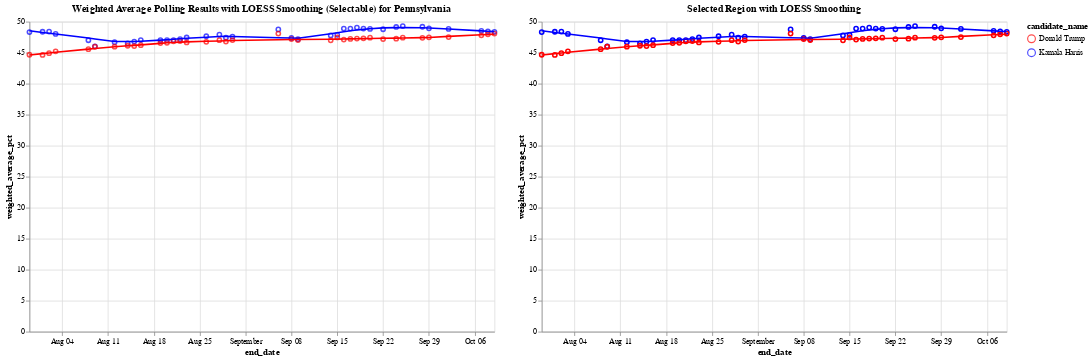

The cell this chart's notebook holds for it:
### Code cell
# Define the color scale for the two candidates
color_scale = alt.Scale(domain=['Donald Trump', 'Kamala Harris'], range=['red', 'blue'])

# Step 1: Create a selection brush for the horizontal axis (end_date)
brush = alt.selection_interval(encodings=['x'])  # Brush selection on the x-axis

# Step 2: Create the base chart with points and LOESS smoothing (Chart 1)
base = alt.Chart(df_weighted_averages).mark_point().encode(
    x='end_date:T',
    y='weighted_average_pct:Q',
    color=alt.Color('candidate_name:N', scale=color_scale)
)

loess = base.transform_loess(
    'end_date', 'weighted_average_pct', groupby=['candidate_name'], bandwidth=0.3
).mark_line()

chart1 = (base + loess).add_params(
    brush  # Add the brush selection to Chart 1
).properties(
    title='Weighted Average Polling Results with LOESS Smoothing (Selectable) for Pennsylvania',
    width=600,
    height=400
)

# Step 3: Create the side-by-side chart that will show the selected region with tooltip

# Apply the same selection filter to both points and LOESS in chart2
selected_points = base.encode(
    opacity=alt.condition(brush, alt.value(1), alt.value(0)),  # Highlight only selected points
    tooltip=['end_date:T', 'candidate_name:N', 'weighted_average_pct:Q']  # Add tooltip for points
).transform_filter(
    brush  # Filter by brush selection
)

# Apply LOESS smoothing for the selected range
selected_loess = alt.Chart(df_weighted_averages).transform_loess(
    'end_date', 'weighted_average_pct', groupby=['candidate_name'], bandwidth=0.3
).mark_line().encode(
    x='end_date:T',
    y='weighted_average_pct:Q',
    color=alt.Color('candidate_name:N', scale=color_scale),
    tooltip=['end_date:T', 'candidate_name:N', 'weighted_average_pct:Q']
).transform_filter(
    brush  # Filter the LOESS line by the brush selection
)

# Combine selected points and LOESS for the second chart
chart2 = (selected_points + selected_loess).properties(
    title='Selected Region with LOESS Smoothing',
    width=600,
    height=400
)

# Combine the two charts side by side
final_chart = alt.hconcat(chart1, chart2)

# Display the final chart
final_chart.show()

### Figure 1 — Vega-Lite specification as saved in the notebook (floating-point values rounded to 4 significant figures)
{"config": {"view": {"continuousWidth": 300, "continuousHeight": 300}}, "hconcat": [{"layer": [{"mark": {"type": "point"}, "encoding": {"color": {"field": "candidate_name", "scale": {"domain": ["Donald Trump", "Kamala Harris"], "range": ["red", "blue"]}, "type": "nominal"}, "x": {"field": "end_date", "type": "temporal"}, "y": {"field": "weighted_average_pct", "type": "quantitative"}}, "name": "view_3"}, {"mark": {"type": "line"}, "encoding": {"color": {"field": "candidate_name", "scale": {"domain": ["Donald Trump", "Kamala Harris"], "range": ["red", "blue"]}, "type": "nominal"}, "x": {"field": "end_date", "type": "temporal"}, "y": {"field": "weighted_average_pct", "type": "quantitative"}}, "transform": [{"loess": "weighted_average_pct", "on": "end_date", "bandwidth": 0.3, "groupby": ["candidate_name"]}]}], "height": 400, "title": "Weighted Average Polling Results with LOESS Smoothing (Selectable) for Pennsylvania", "width": 600}, {"layer": [{"mark": {"type": "point"}, "encoding": {"color": {"field": "candidate_name", "scale": {"domain": ["Donald Trump", "Kamala Harris"], "range": ["red", "blue"]}, "type": "nominal"}, "opacity": {"condition": {"param": "param_3", "value": 1}, "value": 0}, "tooltip": [{"field": "end_date", "type": "temporal"}, {"field": "candidate_name", "type": "nominal"}, {"field": "weighted_average_pct", "type": "quantitative"}], "x": {"field": "end_date", "type": "temporal"}, "y": {"field": "weighted_average_pct", "type": "quantitative"}}, "transform": [{"filter": {"param": "param_3"}}]}, {"mark": {"type": "line"}, "encoding": {"color": {"field": "candidate_name", "scale": {"domain": ["Donald Trump", "Kamala Harris"], "range": ["red", "blue"]}, "type": "nominal"}, "tooltip": [{"field": "end_date", "type": "temporal"}, {"field": "candidate_name", "type": "nominal"}, {"field": "weighted_average_pct", "type": "quantitative"}], "x": {"field": "end_date", "type": "temporal"}, "y": {"field": "weighted_average_pct", "type": "quantitative"}}, "transform": [{"loess": "weighted_average_pct", "on": "end_date", "bandwidth": 0.3, "groupby": ["candidate_name"]}, {"filter": {"param": "param_3"}}]}], "height": 400, "title": "Selected Region with LOESS Smoothing", "width": 600}], "data": {"name": "data-fdc072b30da30574fcf9ee4909322495"}, "params": [{"name": "param_3", "select": {"type": "interval", "encodings": ["x"]}, "views": ["view_3"]}], "$schema": "https://vega.github.io/schema/vega-lite/v5.20.1.json", "datasets": {"data-fdc072b30da30574fcf9ee4909322495": [{"end_date": "2024-10-09T00:00:00", "candidate_id": 16661, "candidate_name": "Kamala Harris", "weighted_average_pct": 48.37}, {"end_date": "2024-10-09T00:00:00", "candidate_id": 16651, "candidate_name": "Donald Trump", "weighted_average_pct": 48.09}, {"end_date": "2024-10-08T00:00:00", "candidate_id": 16661, "candidate_name": "Kamala Harris", "weighted_average_pct": 48.45}, {"end_date": "2024-10-08T00:00:00", "candidate_id": 16651, "candidate_name": "Donald Trump", "weighted_average_pct": 47.97}, {"end_date": "2024-10-07T00:00:00", "candidate_id": 16661, "candidate_name": "Kamala Harris", "weighted_average_pct": 48.53}, {"end_date": "2024-10-07T00:00:00", "candidate_id": 16651, "candidate_name": "Donald Trump", "weighted_average_pct": 47.8}, {"end_date": "2024-10-02T00:00:00", "candidate_id": 16661, "candidate_name": "Kamala Harris", "weighted_average_pct": 48.84}, {"end_date": "2024-10-02T00:00:00", "candidate_id": 16651, "candidate_name": "Donald Trump", "weighted_average_pct": 47.52}, {"end_date": "2024-09-29T00:00:00", "candidate_id": 16661, "candidate_name": "Kamala Harris", "weighted_average_pct": 48.94}, {"end_date": "2024-09-29T00:00:00", "candidate_id": 16651, "candidate_name": "Donald Trump", "weighted_average_pct": 47.48}, {"end_date": "2024-09-28T00:00:00", "candidate_id": 16661, "candidate_name": "Kamala Harris", "weighted_average_pct": 49.18}, {"end_date": "2024-09-28T00:00:00", "candidate_id": 16651, "candidate_name": "Donald Trump", "weighted_average_pct": 47.41}, {"end_date": "2024-09-25T00:00:00", "candidate_id": 16661, "candidate_name": "Kamala Harris", "weighted_average_pct": 49.3}, {"end_date": "2024-09-25T00:00:00", "candidate_id": 16651, "candidate_name": "Donald Trump", "weighted_average_pct": 47.43}, {"end_date": "2024-09-24T00:00:00", "candidate_id": 16661, "candidate_name": "Kamala Harris", "weighted_average_pct": 49.15}, {"end_date": "2024-09-24T00:00:00", "candidate_id": 16651, "candidate_name": "Donald Trump", "weighted_average_pct": 47.26}, {"end_date": "2024-09-22T00:00:00", "candidate_id": 16661, "candidate_name": "Kamala Harris", "weighted_average_pct": 48.78}, {"end_date": "2024-09-22T00:00:00", "candidate_id": 16651, "candidate_name": "Donald Trump", "weighted_average_pct": 47.2}, {"end_date": "2024-09-20T00:00:00", "candidate_id": 16661, "candidate_name": "Kamala Harris", "weighted_average_pct": 48.83}, {"end_date": "2024-09-20T00:00:00", "candidate_id": 16651, "candidate_name": "Donald Trump", "weighted_average_pct": 47.42}, {"end_date": "2024-09-19T00:00:00", "candidate_id": 16661, "candidate_name": "Kamala Harris", "weighted_average_pct": 48.9}, {"end_date": "2024-09-19T00:00:00", "candidate_id": 16651, "candidate_name": "Donald Trump", "weighted_average_pct": 47.32}, {"end_date": "2024-09-18T00:00:00", "candidate_id": 16661, "candidate_name": "Kamala Harris", "weighted_average_pct": 49.05}, {"end_date": "2024-09-18T00:00:00", "candidate_id": 16651, "candidate_name": "Donald Trump", "weighted_average_pct": 47.28}, {"end_date": "2024-09-17T00:00:00", "candidate_id": 16661, "candidate_name": "Kamala Harris", "weighted_average_pct": 48.89}, {"end_date": "2024-09-17T00:00:00", "candidate_id": 16651, "candidate_name": "Donald Trump", "weighted_average_pct": 47.22}, {"end_date": "2024-09-16T00:00:00", "candidate_id": 16661, "candidate_name": "Kamala Harris", "weighted_average_pct": 48.9}, {"end_date": "2024-09-16T00:00:00", "candidate_id": 16651, "candidate_name": "Donald Trump", "weighted_average_pct": 47.12}, {"end_date": "2024-09-15T00:00:00", "candidate_id": 16661, "candidate_name": "Kamala Harris", "weighted_average_pct": 47.89}, {"end_date": "2024-09-15T00:00:00", "candidate_id": 16651, "candidate_name": "Donald Trump", "weighted_average_pct": 47.46}, {"end_date": "2024-09-14T00:00:00", "candidate_id": 16661, "candidate_name": "Kamala Harris", "weighted_average_pct": 47.79}, {"end_date": "2024-09-14T00:00:00", "candidate_id": 16651, "candidate_name": "Donald Trump", "weighted_average_pct": 46.99}, {"end_date": "2024-09-09T00:00:00", "candidate_id": 16661, "candidate_name": "Kamala Harris", "weighted_average_pct": 47.17}, {"end_date": "2024-09-09T00:00:00", "candidate_id": 16651, "candidate_name": "Donald Trump", "weighted_average_pct": 47.05}, {"end_date": "2024-09-08T00:00:00", "candidate_id": 16661, "candidate_name": "Kamala Harris", "weighted_average_pct": 47.37}, {"end_date": "2024-09-08T00:00:00", "candidate_id": 16651, "candidate_name": "Donald Trump", "weighted_average_pct": 47.2}, {"end_date": "2024-09-06T00:00:00", "candidate_id": 16661, "candidate_name": "Kamala Harris", "weighted_average_pct": 48.76}, {"end_date": "2024-09-06T00:00:00", "candidate_id": 16651, "candidate_name": "Donald Trump", "weighted_average_pct": 48.08}, {"end_date": "2024-08-30T00:00:00", "candidate_id": 16661, "candidate_name": "Kamala Harris", "weighted_average_pct": 47.59}, {"end_date": "2024-08-30T00:00:00", "candidate_id": 16651, "candidate_name": "Donald Trump", "weighted_average_pct": 47.04}, {"end_date": "2024-08-29T00:00:00", "candidate_id": 16661, "candidate_name": "Kamala Harris", "weighted_average_pct": 47.42}, {"end_date": "2024-08-29T00:00:00", "candidate_id": 16651, "candidate_name": "Donald Trump", "weighted_average_pct": 46.8}, {"end_date": "2024-08-28T00:00:00", "candidate_id": 16661, "candidate_name": "Kamala Harris", "weighted_average_pct": 47.91}, {"end_date": "2024-08-28T00:00:00", "candidate_id": 16651, "candidate_name": "Donald Trump", "weighted_average_pct": 47.01}, {"end_date": "2024-08-26T00:00:00", "candidate_id": 16661, "candidate_name": "Kamala Harris", "weighted_average_pct": 47.65}, {"end_date": "2024-08-26T00:00:00", "candidate_id": 16651, "candidate_name": "Donald Trump", "weighted_average_pct": 46.76}, {"end_date": "2024-08-23T00:00:00", "candidate_id": 16661, "candidate_name": "Kamala Harris", "weighted_average_pct": 47.45}, {"end_date": "2024-08-23T00:00:00", "candidate_id": 16651, "candidate_name": "Donald Trump", "weighted_average_pct": 46.65}, {"end_date": "2024-08-22T00:00:00", "candidate_id": 16661, "candidate_name": "Kamala Harris", "weighted_average_pct": 47.19}, {"end_date": "2024-08-22T00:00:00", "candidate_id": 16651, "candidate_name": "Donald Trump", "weighted_average_pct": 46.88}, {"end_date": "2024-08-21T00:00:00", "candidate_id": 16661, "candidate_name": "Kamala Harris", "weighted_average_pct": 47.02}, {"end_date": "2024-08-21T00:00:00", "candidate_id": 16651, "candidate_name": "Donald Trump", "weighted_average_pct": 46.83}, {"end_date": "2024-08-20T00:00:00", "candidate_id": 16661, "candidate_name": "Kamala Harris", "weighted_average_pct": 47.02}, {"end_date": "2024-08-20T00:00:00", "candidate_id": 16651, "candidate_name": "Donald Trump", "weighted_average_pct": 46.6}, {"end_date": "2024-08-19T00:00:00", "candidate_id": 16661, "candidate_name": "Kamala Harris", "weighted_average_pct": 47.02}, {"end_date": "2024-08-19T00:00:00", "candidate_id": 16651, "candidate_name": "Donald Trump", "weighted_average_pct": 46.55}, {"end_date": "2024-08-16T00:00:00", "candidate_id": 16661, "candidate_name": "Kamala Harris", "weighted_average_pct": 47.04}, {"end_date": "2024-08-16T00:00:00", "candidate_id": 16651, "candidate_name": "Donald Trump", "weighted_average_pct": 46.22}, {"end_date": "2024-08-15T00:00:00", "candidate_id": 16661, "candidate_name": "Kamala Harris", "weighted_average_pct": 46.79}, {"end_date": "2024-08-15T00:00:00", "candidate_id": 16651, "candidate_name": "Donald Trump", "weighted_average_pct": 46.07}, {"end_date": "2024-08-14T00:00:00", "candidate_id": 16661, "candidate_name": "Kamala Harris", "weighted_average_pct": 46.48}, {"end_date": "2024-08-14T00:00:00", "candidate_id": 16651, "candidate_name": "Donald Trump", "weighted_average_pct": 46.12}, {"end_date": "2024-08-12T00:00:00", "candidate_id": 16661, "candidate_name": "Kamala Harris", "weighted_average_pct": 46.69}, {"end_date": "2024-08-12T00:00:00", "candidate_id": 16651, "candidate_name": "Donald Trump", "weighted_average_pct": 45.96}, {"end_date": "2024-08-09T00:00:00", "candidate_id": 16661, "candidate_name": "Kamala Harris", "weighted_average_pct": 46.03}, {"end_date": "2024-08-09T00:00:00", "candidate_id": 16651, "candidate_name": "Donald Trump", "weighted_average_pct": 45.96}, {"end_date": "2024-08-08T00:00:00", "candidate_id": 16661, "candidate_name": "Kamala Harris", "weighted_average_pct": 47.0}, {"end_date": "2024-08-08T00:00:00", "candidate_id": 16651, "candidate_name": "Donald Trump", "weighted_average_pct": 45.57}, {"end_date": "2024-08-03T00:00:00", "candidate_id": 16661, "candidate_name": "Kamala Harris", "weighted_average_pct": 48.04}, {"end_date": "2024-08-03T00:00:00", "candidate_id": 16651, "candidate_name": "Donald Trump", "weighted_average_pct": 45.23}, {"end_date": "2024-08-02T00:00:00", "candidate_id": 16661, "candidate_name": "Kamala Harris", "weighted_average_pct": 48.4}, {"end_date": "2024-08-02T00:00:00", "candidate_id": 16651, "candidate_name": "Donald Trump", "weighted_average_pct": 44.92}, {"end_date": "2024-08-01T00:00:00", "candidate_id": 16661, "candidate_name": "Kamala Harris", "weighted_average_pct": 48.38}, {"end_date": "2024-08-01T00:00:00", "candidate_id": 16651, "candidate_name": "Donald Trump", "weighted_average_pct": 44.64}, {"end_date": "2024-07-30T00:00:00", "candidate_id": 16661, "candidate_name": "Kamala Harris", "weighted_average_pct": 48.33}, {"end_date": "2024-07-30T00:00:00", "candidate_id": 16651, "candidate_name": "Donald Trump", "weighted_average_pct": 44.67}, {"end_date": "2024-07-29T00:00:00", "candidate_id": 16661, "candidate_name": "Kamala Harris", "weighted_average_pct": null}, {"end_date": "2024-07-29T00:00:00", "candidate_id": 16651, "candidate_name": "Donald Trump", "weighted_average_pct": null}, {"end_date": "2024-07-28T00:00:00", "candidate_id": 16661, "candidate_name": "Kamala Harris", "weighted_average_pct": null}, {"end_date": "2024-07-28T00:00:00", "candidate_id": 16651, "candidate_name": "Donald Trump", "weighted_average_pct": null}]}}
